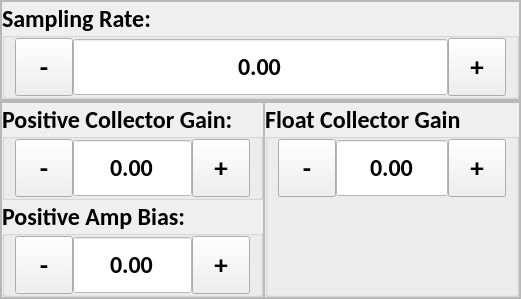
      <widget class="QWidget" name="triple_lang_v_probe">
       <layout class="QVBoxLayout" name="verticalLayout_29">
        <property name="spacing">
         <number>0</number>
        </property>
        <property name="leftMargin">
         <number>0</number>
        </property>
        <property name="topMargin">
         <number>0</number>
        </property>
        <property name="rightMargin">
         <number>0</number>
        </property>
        <property name="bottomMargin">
         <number>0</number>
        </property>
        <item>
         <widget class="QFrame" name="frame_29">
          <property name="frameShape">
           <enum>QFrame::StyledPanel</enum>
          </property>
          <property name="frameShadow">
           <enum>QFrame::Raised</enum>
          </property>
          <layout class="QHBoxLayout" name="horizontalLayout_46">
           <property name="spacing">
            <number>0</number>
           </property>
           <property name="leftMargin">
            <number>0</number>
           </property>
           <property name="topMargin">
            <number>0</number>
           </property>
           <property name="rightMargin">
            <number>0</number>
           </property>
           <property name="bottomMargin">
            <number>0</number>
           </property>
           <item>
            <widget class="QFrame" name="frame_30">
             <property name="frameShape">
              <enum>QFrame::StyledPanel</enum>
             </property>
             <property name="frameShadow">
              <enum>QFrame::Raised</enum>
             </property>
             <layout class="QVBoxLayout" name="verticalLayout_28">
              <property name="spacing">
               <number>0</number>
              </property>
              <property name="leftMargin">
               <number>0</number>
              </property>
              <property name="topMargin">
               <number>0</number>
              </property>
              <property name="rightMargin">
               <number>0</number>
              </property>
              <property name="bottomMargin">
               <number>0</number>
              </property>
              <item>
               <widget class="QGroupBox" name="tlp_v_sampling_rate_gb">
                <property name="font">
                 <font>
                  <family>Calibri</family>
                  <pointsize>18</pointsize>
                  <weight>75</weight>
                  <bold>true</bold>
                 </font>
                </property>
                <property name="styleSheet">
                 <string notr="true"/>
                </property>
                <property name="title">
                 <string>Sampling Rate:</string>
                </property>
                <property name="alignment">
                 <set>Qt::AlignLeading|Qt::AlignLeft|Qt::AlignVCenter</set>
                </property>
                <layout class="QHBoxLayout" name="horizontalLayout_47">
                 <property name="spacing">
                  <number>0</number>
                 </property>
                 <property name="leftMargin">
                  <number>10</number>
                 </property>
                 <property name="topMargin">
                  <number>0</number>
                 </property>
                 <property name="rightMargin">
                  <number>10</number>
                 </property>
                 <property name="bottomMargin">
                  <number>0</number>
                 </property>
                 <item>
                  <widget class="QToolButton" name="tlp_v_sampling_rate_minus">
                   <property name="minimumSize">
                    <size>
                     <width>58</width>
                     <height>58</height>
                    </size>
                   </property>
                   <property name="maximumSize">
                    <size>
                     <width>58</width>
                     <height>58</height>
                    </size>
                   </property>
                   <property name="font">
                    <font>
                     <pointsize>20</pointsize>
                     <weight>75</weight>
                     <bold>true</bold>
                    </font>
                   </property>
                   <property name="text">
                    <string>-</string>
                   </property>
                  </widget>
                 </item>
                 <item>
                  <widget class="QDoubleSpinBox" name="tlp_v_sampling_rate_input">
                   <property name="minimumSize">
                    <size>
                     <width>0</width>
                     <height>58</height>
                    </size>
                   </property>
                   <property name="maximumSize">
                    <size>
                     <width>1000</width>
                     <height>58</height>
                    </size>
                   </property>
                   <property name="font">
                    <font>
                     <family>Calibri</family>
                     <pointsize>18</pointsize>
                    </font>
                   </property>
                   <property name="focusPolicy">
                    <enum>Qt::NoFocus</enum>
                   </property>
                   <property name="layoutDirection">
                    <enum>Qt::LeftToRight</enum>
                   </property>
                   <property name="styleSheet">
                    <string notr="true">QDoubleSpinBox {
	background-color: #FFFFFF;
}</string>
                   </property>
                   <property name="alignment">
                    <set>Qt::AlignCenter</set>
                   </property>
                   <property name="readOnly">
                    <bool>true</bool>
                   </property>
                   <property name="buttonSymbols">
                    <enum>QAbstractSpinBox::NoButtons</enum>
                   </property>
                   <property name="correctionMode">
                    <enum>QAbstractSpinBox::CorrectToPreviousValue</enum>
                   </property>
                   <property name="showGroupSeparator" stdset="0">
                    <bool>false</bool>
                   </property>
                   <property name="decimals">
                    <number>2</number>
                   </property>
                   <property name="minimum">
                    <double>-10000.000000000000000</double>
                   </property>
                   <property name="maximum">
                    <double>10000.000000000000000</double>
                   </property>
                  </widget>
                 </item>
                 <item>
                  <widget class="QToolButton" name="tlp_v_sampling_rate_plus">
                   <property name="minimumSize">
                    <size>
                     <width>58</width>
                     <height>58</height>
                    </size>
                   </property>
                   <property name="maximumSize">
                    <size>
                     <width>16777215</width>
                     <height>58</height>
                    </size>
                   </property>
                   <property name="font">
                    <font>
                     <pointsize>20</pointsize>
                     <weight>75</weight>
                     <bold>true</bold>
                    </font>
                   </property>
                   <property name="focusPolicy">
                    <enum>Qt::NoFocus</enum>
                   </property>
                   <property name="text">
                    <string>+</string>
                   </property>
                  </widget>
                 </item>
                </layout>
               </widget>
              </item>
             </layout>
            </widget>
           </item>
          </layout>
         </widget>
        </item>
        <item>
         <widget class="QFrame" name="frame_26">
          <property name="frameShape">
           <enum>QFrame::StyledPanel</enum>
          </property>
          <property name="frameShadow">
           <enum>QFrame::Raised</enum>
          </property>
          <layout class="QHBoxLayout" name="horizontalLayout_41">
           <property name="spacing">
            <number>0</number>
           </property>
           <property name="leftMargin">
            <number>0</number>
           </property>
           <property name="topMargin">
            <number>0</number>
           </property>
           <property name="rightMargin">
            <number>0</number>
           </property>
           <property name="bottomMargin">
            <number>0</number>
           </property>
           <item>
            <widget class="QFrame" name="frame_27">
             <property name="frameShape">
              <enum>QFrame::StyledPanel</enum>
             </property>
             <property name="frameShadow">
              <enum>QFrame::Raised</enum>
             </property>
             <layout class="QVBoxLayout" name="verticalLayout_26">
              <property name="spacing">
               <number>0</number>
              </property>
              <property name="leftMargin">
               <number>0</number>
              </property>
              <property name="topMargin">
               <number>0</number>
              </property>
              <property name="rightMargin">
               <number>0</number>
              </property>
              <property name="bottomMargin">
               <number>0</number>
              </property>
              <item>
               <widget class="QGroupBox" name="tlp_v_positive_collector_gain_gb">
                <property name="font">
                 <font>
                  <family>Calibri</family>
                  <pointsize>18</pointsize>
                  <weight>75</weight>
                  <bold>true</bold>
                 </font>
                </property>
                <property name="styleSheet">
                 <string notr="true"/>
                </property>
                <property name="title">
                 <string>Positive Collector Gain:</string>
                </property>
                <property name="alignment">
                 <set>Qt::AlignLeading|Qt::AlignLeft|Qt::AlignVCenter</set>
                </property>
                <layout class="QHBoxLayout" name="horizontalLayout_42">
                 <property name="spacing">
                  <number>0</number>
                 </property>
                 <property name="leftMargin">
                  <number>10</number>
                 </property>
                 <property name="topMargin">
                  <number>0</number>
                 </property>
                 <property name="rightMargin">
                  <number>10</number>
                 </property>
                 <property name="bottomMargin">
                  <number>0</number>
                 </property>
                 <item>
                  <widget class="QToolButton" name="tlp_v_positive_collector_gain_minus">
                   <property name="minimumSize">
                    <size>
                     <width>58</width>
                     <height>58</height>
                    </size>
                   </property>
                   <property name="maximumSize">
                    <size>
                     <width>58</width>
                     <height>58</height>
                    </size>
                   </property>
                   <property name="font">
                    <font>
                     <pointsize>20</pointsize>
                     <weight>75</weight>
                     <bold>true</bold>
                    </font>
                   </property>
                   <property name="text">
                    <string>-</string>
                   </property>
                  </widget>
                 </item>
                 <item>
                  <widget class="QDoubleSpinBox" name="tlp_v_positive_collector_gain_input">
                   <property name="minimumSize">
                    <size>
                     <width>0</width>
                     <height>58</height>
                    </size>
                   </property>
                   <property name="maximumSize">
                    <size>
                     <width>1000</width>
                     <height>58</height>
                    </size>
                   </property>
                   <property name="font">
                    <font>
                     <family>Calibri</family>
                     <pointsize>18</pointsize>
                    </font>
                   </property>
                   <property name="focusPolicy">
                    <enum>Qt::NoFocus</enum>
                   </property>
                   <property name="layoutDirection">
                    <enum>Qt::LeftToRight</enum>
                   </property>
                   <property name="styleSheet">
                    <string notr="true">QDoubleSpinBox {
	background-color: #FFFFFF;
}</string>
                   </property>
                   <property name="alignment">
                    <set>Qt::AlignCenter</set>
                   </property>
                   <property name="readOnly">
                    <bool>true</bool>
                   </property>
                   <property name="buttonSymbols">
                    <enum>QAbstractSpinBox::NoButtons</enum>
                   </property>
                   <property name="correctionMode">
                    <enum>QAbstractSpinBox::CorrectToPreviousValue</enum>
                   </property>
                   <property name="showGroupSeparator" stdset="0">
                    <bool>false</bool>
                   </property>
                   <property name="decimals">
                    <number>2</number>
                   </property>
                   <property name="minimum">
                    <double>-10000.000000000000000</double>
                   </property>
                   <property name="maximum">
                    <double>10000.000000000000000</double>
                   </property>
                  </widget>
                 </item>
                 <item>
                  <widget class="QToolButton" name="tlp_v_positive_collector_gain_plus">
                   <property name="minimumSize">
                    <size>
                     <width>58</width>
                     <height>58</height>
                    </size>
                   </property>
                   <property name="maximumSize">
                    <size>
                     <width>16777215</width>
                     <height>58</height>
                    </size>
                   </property>
                   <property name="font">
                    <font>
                     <pointsize>20</pointsize>
                     <weight>75</weight>
                     <bold>true</bold>
                    </font>
                   </property>
                   <property name="focusPolicy">
                    <enum>Qt::NoFocus</enum>
                   </property>
                   <property name="text">
                    <string>+</string>
                   </property>
                  </widget>
                 </item>
                </layout>
               </widget>
              </item>
              <item>
               <widget class="QGroupBox" name="tlp_v_positive_amp_bias_gb">
                <property name="font">
                 <font>
                  <family>Calibri</family>
                  <pointsize>18</pointsize>
                  <weight>75</weight>
                  <bold>true</bold>
                 </font>
                </property>
                <property name="title">
                 <string>Positive Amp Bias:</string>
                </property>
                <property name="alignment">
                 <set>Qt::AlignLeading|Qt::AlignLeft|Qt::AlignVCenter</set>
                </property>
                <layout class="QHBoxLayout" name="horizontalLayout_43">
                 <property name="spacing">
                  <number>0</number>
                 </property>
                 <property name="leftMargin">
                  <number>10</number>
                 </property>
                 <property name="topMargin">
                  <number>0</number>
                 </property>
                 <property name="rightMargin">
                  <number>10</number>
                 </property>
                 <property name="bottomMargin">
                  <number>0</number>
                 </property>
                 <item>
                  <widget class="QToolButton" name="tlp_v_positive_amp_bias_minus">
                   <property name="minimumSize">
                    <size>
                     <width>58</width>
                     <height>58</height>
                    </size>
                   </property>
                   <property name="maximumSize">
                    <size>
                     <width>58</width>
                     <height>58</height>
                    </size>
                   </property>
                   <property name="font">
                    <font>
                     <pointsize>20</pointsize>
                     <weight>75</weight>
                     <bold>true</bold>
                    </font>
                   </property>
                   <property name="text">
                    <string>-</string>
                   </property>
                  </widget>
                 </item>
                 <item>
                  <widget class="QDoubleSpinBox" name="tlp_v_positive_amp_bias_input">
                   <property name="minimumSize">
                    <size>
                     <width>0</width>
                     <height>58</height>
                    </size>
                   </property>
                   <property name="maximumSize">
                    <size>
                     <width>1000</width>
                     <height>58</height>
                    </size>
                   </property>
                   <property name="font">
                    <font>
                     <family>Calibri</family>
                     <pointsize>18</pointsize>
                    </font>
                   </property>
                   <property name="styleSheet">
                    <string notr="true">QDoubleSpinBox {
	background-color: #FFFFFF;
}</string>
                   </property>
                   <property name="alignment">
                    <set>Qt::AlignCenter</set>
                   </property>
                   <property name="readOnly">
                    <bool>true</bool>
                   </property>
                   <property name="buttonSymbols">
                    <enum>QAbstractSpinBox::NoButtons</enum>
                   </property>
                   <property name="correctionMode">
                    <enum>QAbstractSpinBox::CorrectToPreviousValue</enum>
                   </property>
                   <property name="showGroupSeparator" stdset="0">
                    <bool>false</bool>
                   </property>
                   <property name="decimals">
                    <number>2</number>
                   </property>
                   <property name="minimum">
                    <double>-10000.000000000000000</double>
                   </property>
                   <property name="maximum">
                    <double>10000.000000000000000</double>
                   </property>
                  </widget>
                 </item>
                 <item>
                  <widget class="QToolButton" name="tlp_v_positive_amp_bias_plus">
                   <property name="minimumSize">
                    <size>
                     <width>58</width>
                     <height>58</height>
                    </size>
                   </property>
                   <property name="maximumSize">
                    <size>
                     <width>16777215</width>
                     <height>58</height>
                    </size>
                   </property>
                   <property name="font">
                    <font>
                     <pointsize>20</pointsize>
                     <weight>75</weight>
                     <bold>true</bold>
                    </font>
                   </property>
                   <property name="focusPolicy">
                    <enum>Qt::NoFocus</enum>
                   </property>
                   <property name="text">
                    <string>+</string>
                   </property>
                  </widget>
                 </item>
                </layout>
               </widget>
              </item>
             </layout>
            </widget>
           </item>
           <item>
            <widget class="QFrame" name="frame_28">
             <property name="frameShape">
              <enum>QFrame::StyledPanel</enum>
             </property>
             <property name="frameShadow">
              <enum>QFrame::Raised</enum>
             </property>
             <layout class="QVBoxLayout" name="verticalLayout_27">
              <property name="spacing">
               <number>0</number>
              </property>
              <property name="leftMargin">
               <number>0</number>
              </property>
              <property name="topMargin">
               <number>0</number>
              </property>
              <property name="rightMargin">
               <number>0</number>
              </property>
              <property name="bottomMargin">
               <number>0</number>
              </property>
              <item>
               <widget class="QGroupBox" name="tlp_v_float_collect_gain_gb">
                <property name="font">
                 <font>
                  <family>Calibri</family>
                  <pointsize>18</pointsize>
                  <weight>75</weight>
                  <bold>true</bold>
                 </font>
                </property>
                <property name="styleSheet">
                 <string notr="true"/>
                </property>
                <property name="title">
                 <string>Float Collector Gain</string>
                </property>
                <property name="alignment">
                 <set>Qt::AlignLeading|Qt::AlignLeft|Qt::AlignVCenter</set>
                </property>
                <layout class="QHBoxLayout" name="horizontalLayout_44">
                 <property name="spacing">
                  <number>0</number>
                 </property>
                 <property name="leftMargin">
                  <number>10</number>
                 </property>
                 <property name="topMargin">
                  <number>0</number>
                 </property>
                 <property name="rightMargin">
                  <number>10</number>
                 </property>
                 <property name="bottomMargin">
                  <number>0</number>
                 </property>
                 <item alignment="Qt::AlignTop">
                  <widget class="QToolButton" name="tlp_v_float_collect_gain_minus">
                   <property name="minimumSize">
                    <size>
                     <width>58</width>
                     <height>58</height>
                    </size>
                   </property>
                   <property name="maximumSize">
                    <size>
                     <width>58</width>
                     <height>58</height>
                    </size>
                   </property>
                   <property name="font">
                    <font>
                     <pointsize>20</pointsize>
                     <weight>75</weight>
                     <bold>true</bold>
                    </font>
                   </property>
                   <property name="text">
                    <string>-</string>
                   </property>
                  </widget>
                 </item>
                 <item alignment="Qt::AlignTop">
                  <widget class="QDoubleSpinBox" name="tlp_v_float_collect_gain_input">
                   <property name="minimumSize">
                    <size>
                     <width>0</width>
                     <height>58</height>
                    </size>
                   </property>
                   <property name="maximumSize">
                    <size>
                     <width>1000</width>
                     <height>58</height>
                    </size>
                   </property>
                   <property name="font">
                    <font>
                     <family>Calibri</family>
                     <pointsize>18</pointsize>
                    </font>
                   </property>
                   <property name="focusPolicy">
                    <enum>Qt::NoFocus</enum>
                   </property>
                   <property name="layoutDirection">
                    <enum>Qt::LeftToRight</enum>
                   </property>
                   <property name="styleSheet">
                    <string notr="true">QDoubleSpinBox {
	background-color: #FFFFFF;
}</string>
                   </property>
                   <property name="alignment">
                    <set>Qt::AlignCenter</set>
                   </property>
                   <property name="readOnly">
                    <bool>true</bool>
                   </property>
                   <property name="buttonSymbols">
                    <enum>QAbstractSpinBox::NoButtons</enum>
                   </property>
                   <property name="correctionMode">
                    <enum>QAbstractSpinBox::CorrectToPreviousValue</enum>
                   </property>
                   <property name="showGroupSeparator" stdset="0">
                    <bool>false</bool>
                   </property>
                   <property name="decimals">
                    <number>2</number>
                   </property>
                   <property name="minimum">
                    <double>-10000.000000000000000</double>
                   </property>
                   <property name="maximum">
                    <double>10000.000000000000000</double>
                   </property>
                  </widget>
                 </item>
                 <item alignment="Qt::AlignTop">
                  <widget class="QToolButton" name="tlp_v_float_collect_gain_plus">
                   <property name="minimumSize">
                    <size>
                     <width>58</width>
                     <height>58</height>
                    </size>
                   </property>
                   <property name="maximumSize">
                    <size>
                     <width>16777215</width>
                     <height>58</height>
                    </size>
                   </property>
                   <property name="font">
                    <font>
                     <pointsize>20</pointsize>
                     <weight>75</weight>
                     <bold>true</bold>
                    </font>
                   </property>
                   <property name="focusPolicy">
                    <enum>Qt::NoFocus</enum>
                   </property>
                   <property name="text">
                    <string>+</string>
                   </property>
                  </widget>
                 </item>
                </layout>
               </widget>
              </item>
             </layout>
            </widget>
           </item>
          </layout>
         </widget>
        </item>
       </layout>
      </widget>
